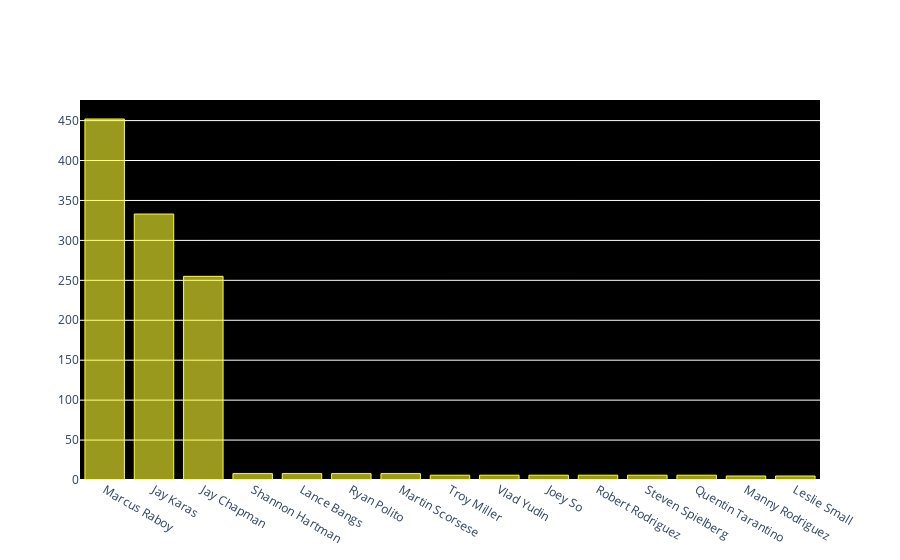

The cell this chart's notebook holds for it:
### Code cell
show1=df1[df1['country']=='United States']['director'].value_counts().head(15)
show1.iplot(kind='bar', 
            layout=({'plot_bgcolor':'black'}),
            colors='Yellow'
        
           )

### Figure 1 — Plotly figure (JSON) as saved in the notebook; plotly's stock layout.template omitted (floating-point values rounded to 4 significant figures)
{"data": [{"marker": {"color": "rgba(255, 255, 51, 0.6)", "line": {"color": "rgba(255, 255, 51, 1.0)", "width": 1}}, "name": "director", "orientation": "v", "text": "", "type": "bar", "x": ["Marcus Raboy", "Jay Karas", "Jay Chapman", "Shannon Hartman", "Lance Bangs", "Ryan Polito", "Martin Scorsese", "Troy Miller", "Vlad Yudin", "Joey So", "Robert Rodriguez", "Steven Spielberg", "Quentin Tarantino", "Manny Rodriguez", "Leslie Small"], "y": [452, 333, 255, 8, 8, 8, 8, 6, 6, 6, 6, 6, 6, 5, 5]}], "layout": {"plot_bgcolor": "black"}}
